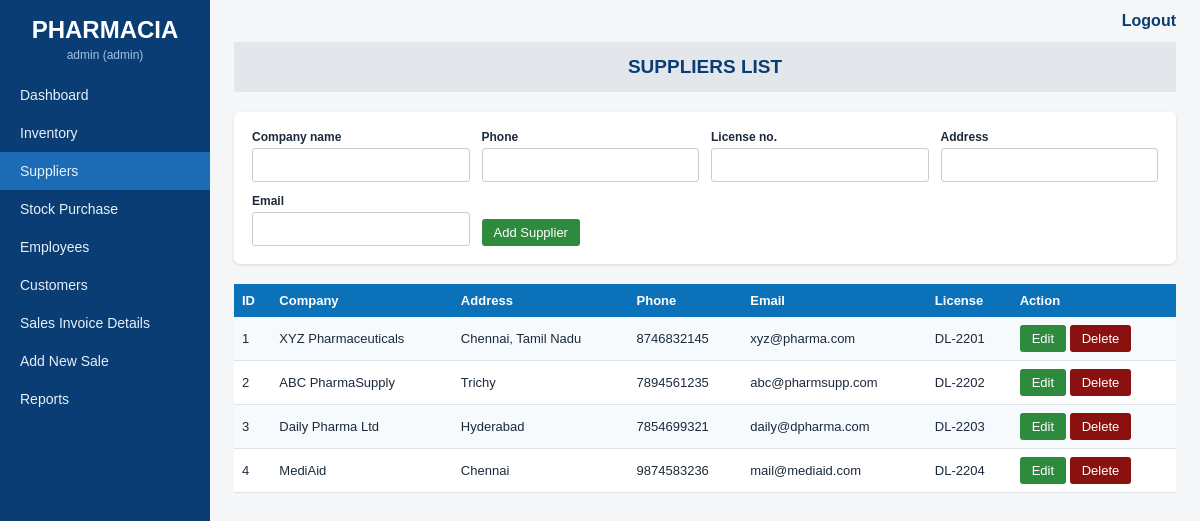
Page /suppliers.php (signed in) on the committed database.
### tables this page shows
CREATE TABLE distributor (
  distributor_id INT AUTO_INCREMENT PRIMARY KEY,
  company_name VARCHAR(100) NOT NULL,
  contact_no VARCHAR(15) UNIQUE,
  license VARCHAR(50) NOT NULL,
  address VARCHAR(100),
  email VARCHAR(100)
);

### suppliers.php (the view, shortened to what this page needs)
<?php require 'config.php'; require_login(true);
$edit = isset($_GET['edit']) ? one('SELECT * FROM distributor WHERE distributor_id=?', 'i', (int)$_GET['edit']) : null; $e = $edit ?: [];
page_start('Suppliers List', 'suppliers.php'); ?>
<div class="card"><form method="post" class="grid"><input type="hidden" name="action" value="<?= $edit ? 'update' : 'add' ?>"><input type="hidden" name="id" value="<?= h($e['distributor_id'] ?? '') ?>">
<div><label>Company name</label><input name="company" required value="<?= h($e['company_name'] ?? '') ?>"></div><div><label>Phone</label><input name="phone" required value="<?= h($e['contact_no'] ?? '') ?>"></div>
<div><label>License no.</label><input name="license" required value="<?= h($e['license'] ?? '') ?>"></div><div><label>Address</label><input name="address" value="<?= h($e['address'] ?? '') ?>"></div>
<div><label>Email</label><input type="email" name="email" value="<?= h($e['email'] ?? '') ?>"></div><div><button class="btn green"><?= $edit ? 'Update' : 'Add Supplier' ?></button></div></form></div>
<table><tr><th>ID</th><th>Company</th><th>Address</th><th>Phone</th><th>Email</th><th>License</th><th>Action</th></tr>
<?php foreach (rows('SELECT * FROM distributor ORDER BY distributor_id') as $r): ?>
<tr><td><?= $r['distributor_id'] ?></td><td><?= h($r['company_name']) ?></td><td><?= h($r['address']) ?></td><td><?= h($r['contact_no']) ?></td><td><?= h($r['email']) ?></td><td><?= h($r['license']) ?></td>
<td><a class="btn green" href="?edit=<?= $r['distributor_id'] ?>">Edit</a> <form method="post" style="display:inline" onsubmit="return confirm('Delete supplier?')"><button class="btn red">Delete</button></form></td></tr>
<?php endforeach; ?></table><?php page_end();

### style.css (style rules this page uses)
* { box-sizing:border-box }
body { margin:0;font-family:Arial,Helvetica,sans-serif;background:#f4f6f8;color:#1b2a3a }
table { border-collapse:collapse;width:100%;background:#fff;font-size:13px }
th { background:#0b72b9;color:#fff;text-align:left;padding:9px 8px }
td { padding:8px;border-bottom:1px solid #dde3e8 }
tr:nth-child(even) td { background:#f7fafc }
.btn { display:inline-block;border:0;border-radius:3px;padding:6px 12px;color:#fff;font-size:13px;cursor:pointer;text-decoration:none }
.btn.green { background:#2e8b3d }
.btn.red { background:#8b1010 }
.card { background:#fff;border-radius:6px;padding:18px;margin-bottom:20px;box-shadow:0 1px 3px rgba(0,0,0,.12) }
form.grid { display:grid;grid-template-columns:repeat(auto-fit,minmax(190px,1fr));gap:12px;align-items:end }
label { font-size:12px;font-weight:bold;display:block;margin-bottom:4px }
input,select { width:100%;padding:8px;border:1px solid #c5ced6;border-radius:3px;font-size:14px }

### rows in the picture
distributor: distributor_id "1", company_name "XYZ Pharmaceuticals", address "Chennai, Tamil Nadu", contact_no "8746832145", email "xyz@pharma.com", license "DL-2201"
distributor: distributor_id "2", company_name "ABC PharmaSupply", address "Trichy", contact_no "7894561235", email "abc@pharmsupp.com", license "DL-2202"
distributor: distributor_id "3", company_name "Daily Pharma Ltd", address "Hyderabad", contact_no "7854699321", email "daily@dpharma.com", license "DL-2203"
distributor: distributor_id "4", company_name "MediAid", address "Chennai", contact_no "9874583236", email "mail@mediaid.com", license "DL-2204"

### other values in the picture
$u['username'] "admin"
$u['role'] "admin"
$n[1] "Dashboard"
$n[1] "Inventory"
$n[1] "Suppliers"
$n[1] "Stock Purchase"
$n[1] "Employees"
$n[1] "Customers"
$n[1] "Sales Invoice Details"
$n[1] "Add New Sale"
$n[1] "Reports"
$title "SUPPLIERS LIST"
